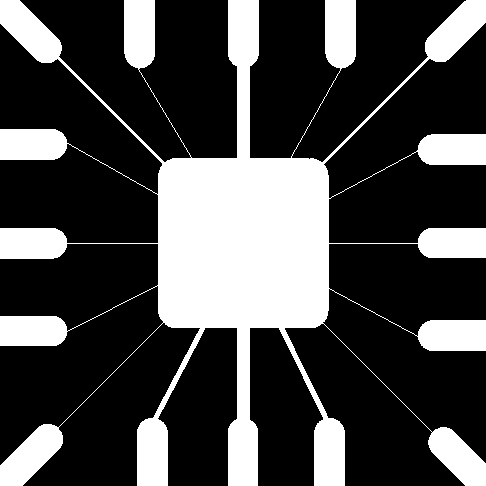
%> input picture lab9/morphology.tif, 486 x 486 px
$ octave Question2.m   (GNU Octave 9; MATLAB toolbox functions it lacks are replaced by stand-ins)
%> lines starting %> are read from the running program, lines starting %| are printed output that depends on the picture; in (x1, y1, x2, y2) boxes, pixels count from 0 and x2, y2 are one past the last pixel; in counts of white or black regions, pixels touching at a corner belong together; the program's own positions count from 1
img = imread('morphology.tif');
%> img: size 486x486 logical; 28.1% white; 1 white region, box (x1, y1, x2, y2) and area: (0, 0, 486, 486) 66259
subplot(3,2,1);
imshow(img);
title('Original');

subplot(3,3,2);
imshow(img);
title("Original Image");


%% Erode
A = img;
%Structuring element
B=[1 1 0];
%Pad array with ones on both sides
C=padarray(A,[0 1],1);
%> C: size 486x488 logical; 28.3% white; 1 white region, box (x1, y1, x2, y2) and area: (0, 0, 488, 486) 67231
%Intialize the matrix D of size A with zeros
D=false(size(A));
for i=1:size(C,1)
    for j=1:size(C,2)-2
        L=C(i,j:j+2);
 %Find the position of ones in the structuring element
        K=find(B==1);
       if(L(K)==1)
        D(i,j)=1;
        end
    end
end
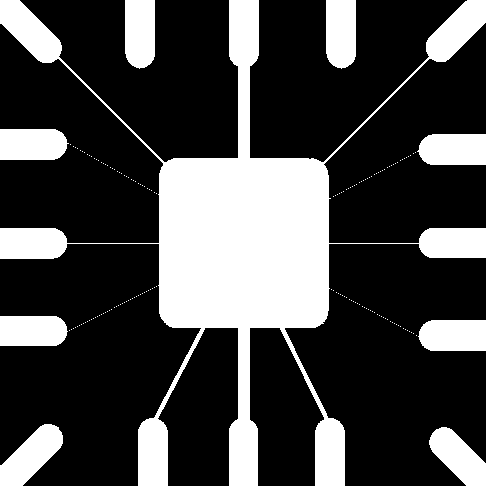
%> D: size 486x486 logical; 27.2% white; 170 white regions (161 under 20 px), largest, box (x1, y1, x2, y2) and area: (0, 0, 486, 486) 48275, (0, 424, 63, 486) 2133, (0, 129, 69, 160) 1981
subplot(3,2,3);
imshow(D);
title('Erode');
eroded = D;

%% Dilate
A = img;
B=[1 1 1 1 1 1 1;];
C=padarray(A,[0 3]);
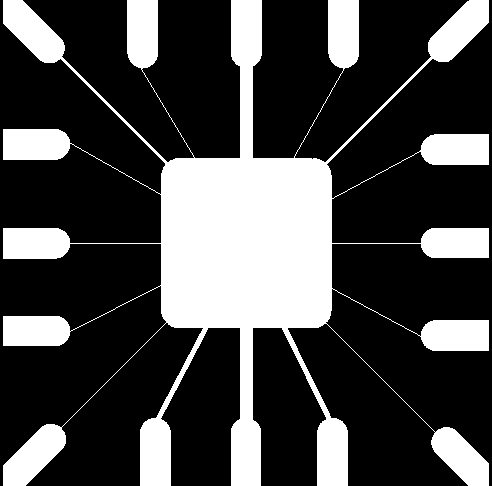
%> C: size 486x492 logical; 27.7% white; 1 white region, box (x1, y1, x2, y2) and area: (3, 0, 489, 486) 66259
D=false(size(A));
for i=1:size(C,1)
    for j=1:size(C,2)-6
        D(i,j)=sum(B&C(i,j:j+6));
    end
end
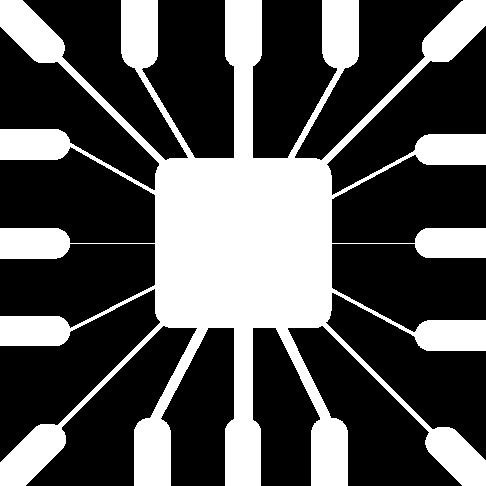
%> D: size 486x486 logical; 33.1% white; 1 white region, box (x1, y1, x2, y2) and area: (0, 0, 486, 486) 78220
subplot(3,2,4);
imshow(D);
title('Dilate');
dilated = D;

%% Open -- Erosion then Dilation
A = eroded;
B=[1 1 1 1 1 1 1;];
C=padarray(A,[0 3]);
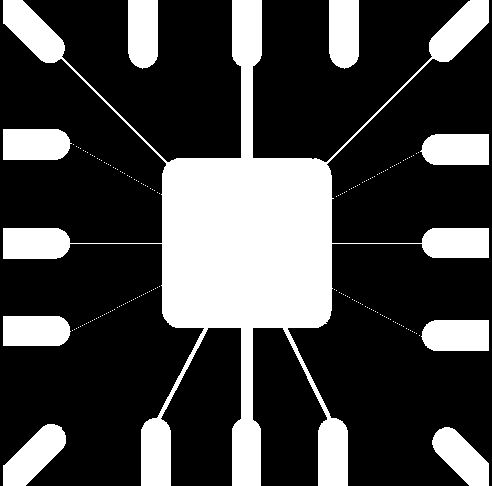
%> C: size 486x492 logical; 26.9% white; 170 white regions (161 under 20 px), largest, box (x1, y1, x2, y2) and area: (3, 0, 489, 486) 48275, (3, 424, 66, 486) 2133, (3, 129, 72, 160) 1981
Opened=false(size(A));
for i=1:size(C,1)
    for j=1:size(C,2)-6
        Opened(i,j)=sum(B&C(i,j:j+6));
    end
end
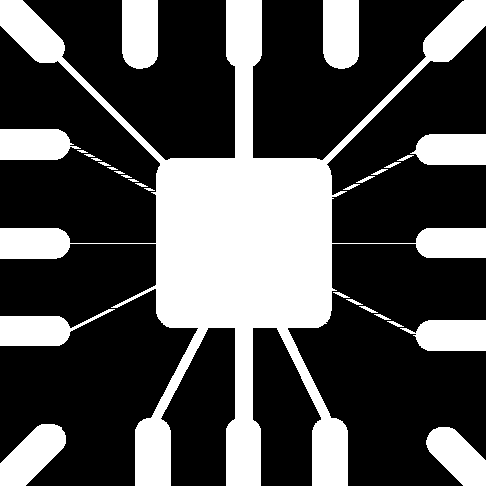
%> Opened: size 486x486 logical; 31.2% white; 29 white regions, largest, box (x1, y1, x2, y2) and area: (0, 0, 486, 486) 55290, (0, 424, 66, 486) 2441, (323, 0, 359, 69) 2355
subplot(3,2,5);
imshow(Opened);
title('Open');

%% Close -- Dilation then Erosion
A = dilated;
%Structuring element
B=[1 1 0];
%Pad array with ones on both sides
C=padarray(A,[0 1],1);
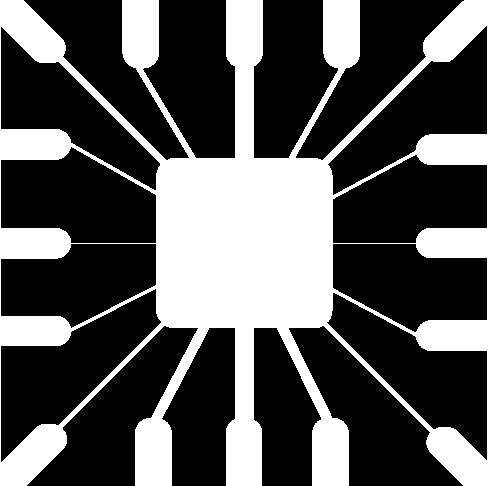
%> C: size 486x488 logical; 33.4% white; 1 white region, box (x1, y1, x2, y2) and area: (0, 0, 488, 486) 79192
%Intialize the matrix D of size A with zeros
D=false(size(A));
for i=1:size(C,1)
    for j=1:size(C,2)-2
        L=C(i,j:j+2);
 %Find the position of ones in the structuring element
        K=find(B==1);
       if(L(K)==1)
        D(i,j)=1;
        end
    end
end
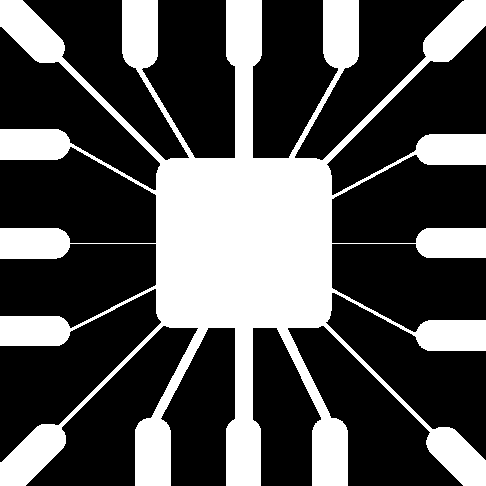
%> D: size 486x486 logical; 32.3% white; 1 white region, box (x1, y1, x2, y2) and area: (0, 0, 486, 486) 76257
subplot(3,2,6);
imshow(D);
title('Closed');
